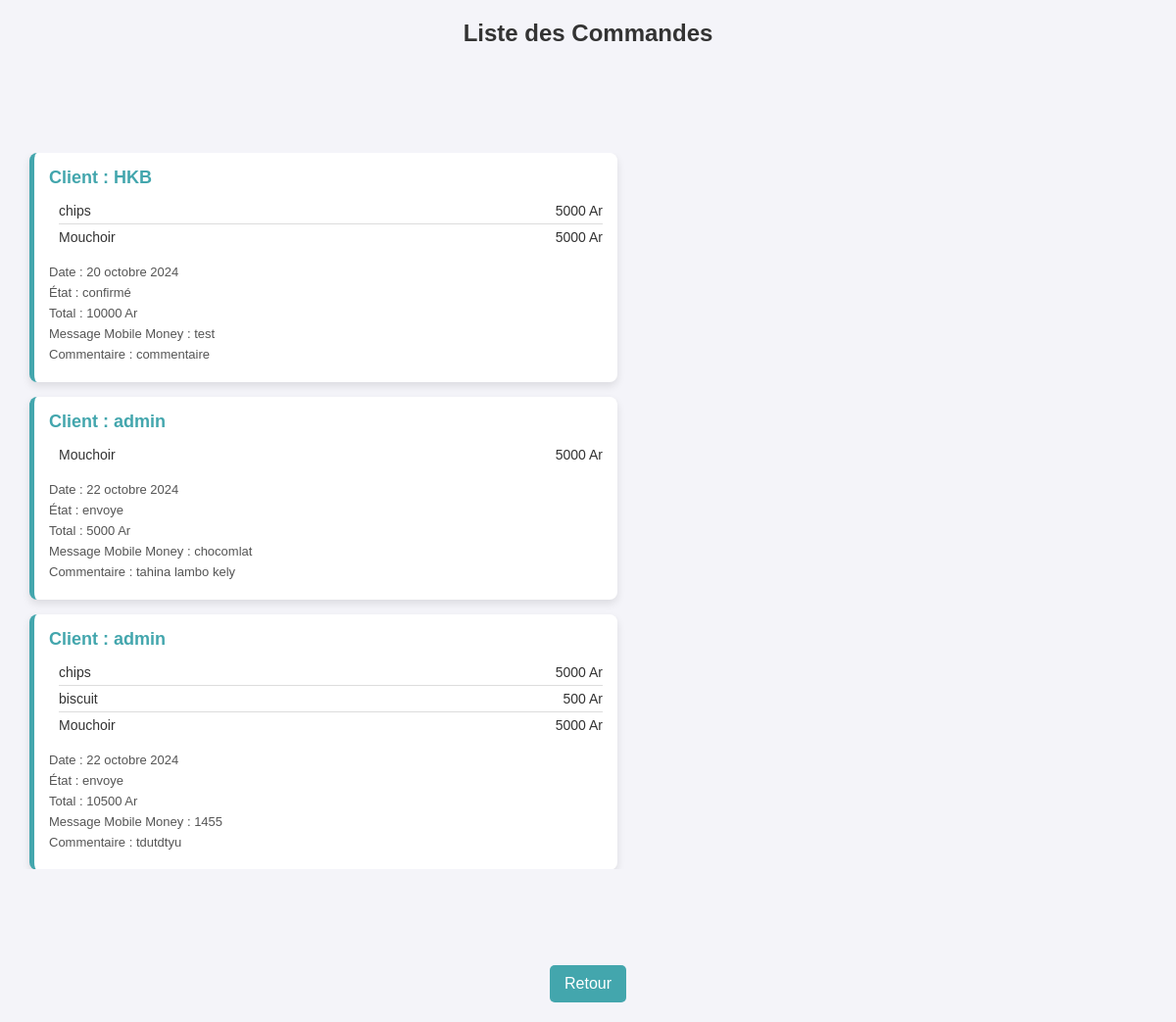
Before: /gestionCommande/ with the older database file.
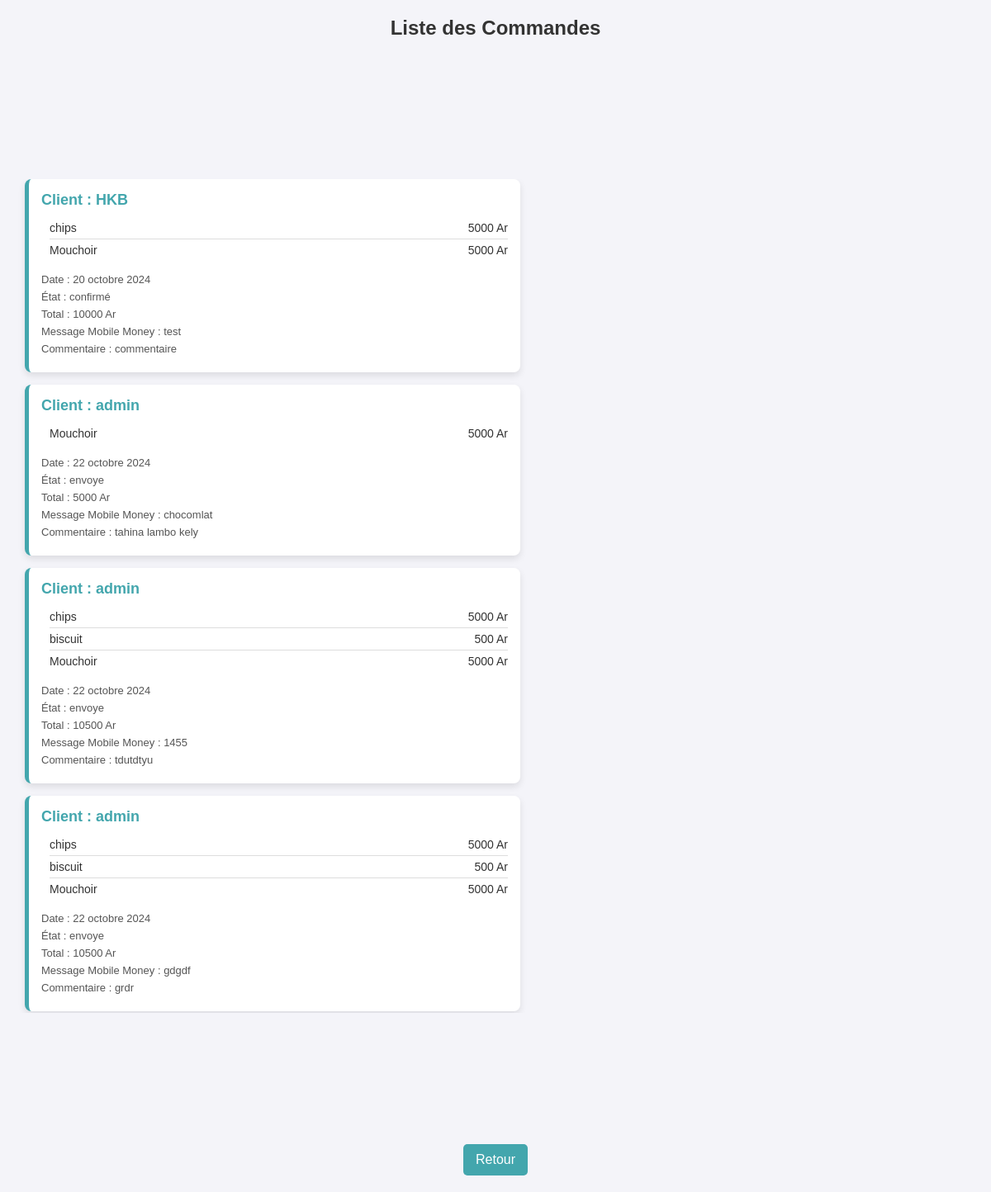
After: the same page with the newer database file.
### gestionRestau/models.py (models this page shows)
class Commande(models.Model):
    client = models.ForeignKey(CustomUser, on_delete = models.CASCADE)
    menu = models.ManyToManyField(Menu)
    date = models.DateField(auto_now = True)
    message = models.TextField(blank = False)
    commentaire = models.TextField(blank = True)
    total = models.IntegerField(default=0)
    type = models.CharField(max_length=20)

class CustomUser(AbstractUser):
    pass

class Menu(models.Model):
    name = models.CharField(max_length=100)
    price = models.IntegerField()
    category = models.CharField(max_length=100)

### gestionRestau/views.py (the view)
# urls.py: path('gestionCommande/', gererCommande, name="gestionCommande"),
def gererCommande(request):
    commande = Commande.objects.exclude(type="attente").order_by("client", "date")
    return render(request, "gestionCommande.html", {"com" : commande })

### templates/gestionCommande.html (shortened to what this page needs)
<html>
    <head>
    </head>
    <body>
        <h1>Liste des Commandes</h1>
        <div class="order-container">
            {% for c in com %}
                <div class="order-card">
                    <h1>Client : {{ c.client }}</h1>
                    <ol class="order-details">
                        {% for m in c.menu.all %}
                        <li>{{ m.name }} <span>{{ m.price }} Ar</span></li>
                        {% endfor %}
                    </ol>
                    <div class="order-info">
                        <p>Date : {{c.date}}</p>
                        <p>État : {{ c.type }}</p>
                        <p>Total : {{ c.total }} Ar</p>
                        <p>Message Mobile Money : {{ c.message }}</p>
                        {% if c.commentaire %}
                        <p>Commentaire : {{ c.commentaire }}</p>
                        {% else %}
                        <p>Pas de commentaire</p>
                        {% endif %}
                    </div>
                </div>
            {% endfor %}
        </div>
        <a href="{% url 'home' %}" class="back-link">Retour</a>
    </body>
</html>

### templates/gestionCommande.html (style rules this page uses)
* { margin: 0; padding: 0; box-sizing: border-box; }
body { font-family: 'Arial', sans-serif; background-color: #f4f4f9; color: #333; height: 100vh; padding: 20px; display: flex; flex-direction: column; align-items: center; justify-content: space-between; }
h1 { font-size: 24px; color: #333; margin-bottom: 10px; }
.order-container { overflow-y: auto; max-height: 70vh; width: 100%; padding: 0 10px; }
.order-card { background-color: white; width: 100%; max-width: 600px; padding: 15px; margin-bottom: 15px; border-radius: 8px; box-shadow: 0 4px 8px rgba(0, 0, 0, 0.1); border-left: 5px solid #43a6ad; }
.order-card h1 { font-size: 18px; margin-bottom: 10px; color: #43a6ad; }
.order-details { list-style: none; margin-bottom: 15px; padding-left: 10px; }
.order-details li { font-size: 14px; padding: 5px 0; display: flex; justify-content: space-between; border-bottom: 1px solid #ddd; }
.order-details li:last-child { border-bottom: none; }
.order-info p { font-size: 13px; margin-bottom: 6px; color: #555; }
.back-link { padding: 10px 15px; background-color: #43a6ad; color: white; text-decoration: none; border-radius: 5px; }

Changed rows visible on the page:
now on this page (row edited): Commande: client "admin", date "22 octobre 2024", type "envoye", total "10500", message "gdgdf", commentaire "grdr", Menu (name "chips", price "5000"), Menu (name "biscuit", price "500"), Menu (name "Mouchoir", price "5000")
